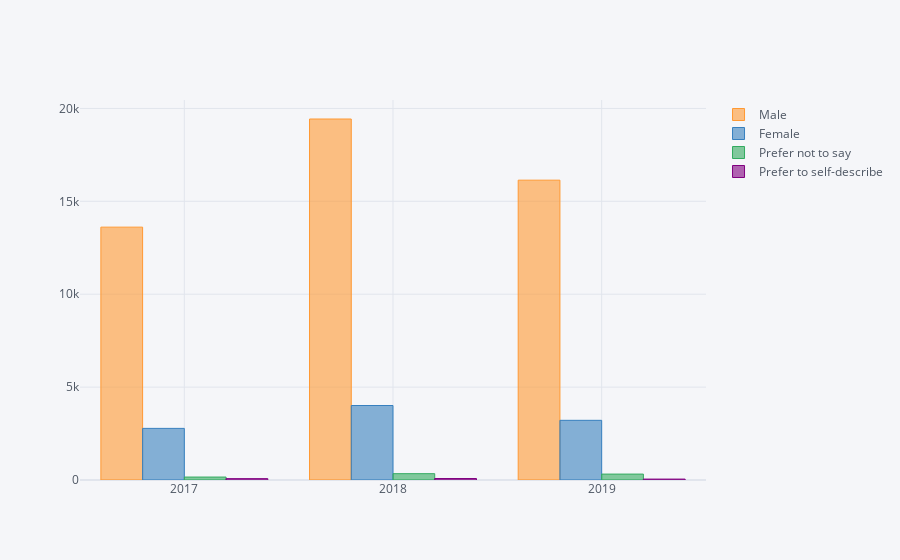

Notebook cell for this chart:
### Code cell
pd.DataFrame({'2017' :mcr17['GenderSelect'].value_counts(),
             '2018':mcr182['Q1'].value_counts(),
             '2019':mcr2['Q2'].value_counts()}).T.iplot(kind='bar')

### Figure 1 — Plotly figure (JSON) as saved in the notebook; plotly's stock layout.template omitted (floating-point values rounded to 4 significant figures)
{"data": [{"marker": {"color": "rgba(255, 153, 51, 0.6)", "line": {"color": "rgba(255, 153, 51, 1.0)", "width": 1}}, "name": "Male", "orientation": "v", "text": "", "type": "bar", "x": ["2017", "2018", "2019"], "y": [13610, 19430, 16138]}, {"marker": {"color": "rgba(55, 128, 191, 0.6)", "line": {"color": "rgba(55, 128, 191, 1.0)", "width": 1}}, "name": "Female", "orientation": "v", "text": "", "type": "bar", "x": ["2017", "2018", "2019"], "y": [2778, 4010, 3212]}, {"marker": {"color": "rgba(50, 171, 96, 0.6)", "line": {"color": "rgba(50, 171, 96, 1.0)", "width": 1}}, "name": "Prefer not to say", "orientation": "v", "text": "", "type": "bar", "x": ["2017", "2018", "2019"], "y": [159, 340, 318]}, {"marker": {"color": "rgba(128, 0, 128, 0.6)", "line": {"color": "rgba(128, 0, 128, 1.0)", "width": 1}}, "name": "Prefer to self-describe", "orientation": "v", "text": "", "type": "bar", "x": ["2017", "2018", "2019"], "y": [74, 79, 49]}], "layout": {"legend": {"bgcolor": "#F5F6F9", "font": {"color": "#4D5663"}}, "paper_bgcolor": "#F5F6F9", "plot_bgcolor": "#F5F6F9", "title": {"font": {"color": "#4D5663"}}, "xaxis": {"gridcolor": "#E1E5ED", "showgrid": true, "tickfont": {"color": "#4D5663"}, "title": {"font": {"color": "#4D5663"}, "text": ""}, "zerolinecolor": "#E1E5ED"}, "yaxis": {"gridcolor": "#E1E5ED", "showgrid": true, "tickfont": {"color": "#4D5663"}, "title": {"font": {"color": "#4D5663"}, "text": ""}, "zerolinecolor": "#E1E5ED"}}}
